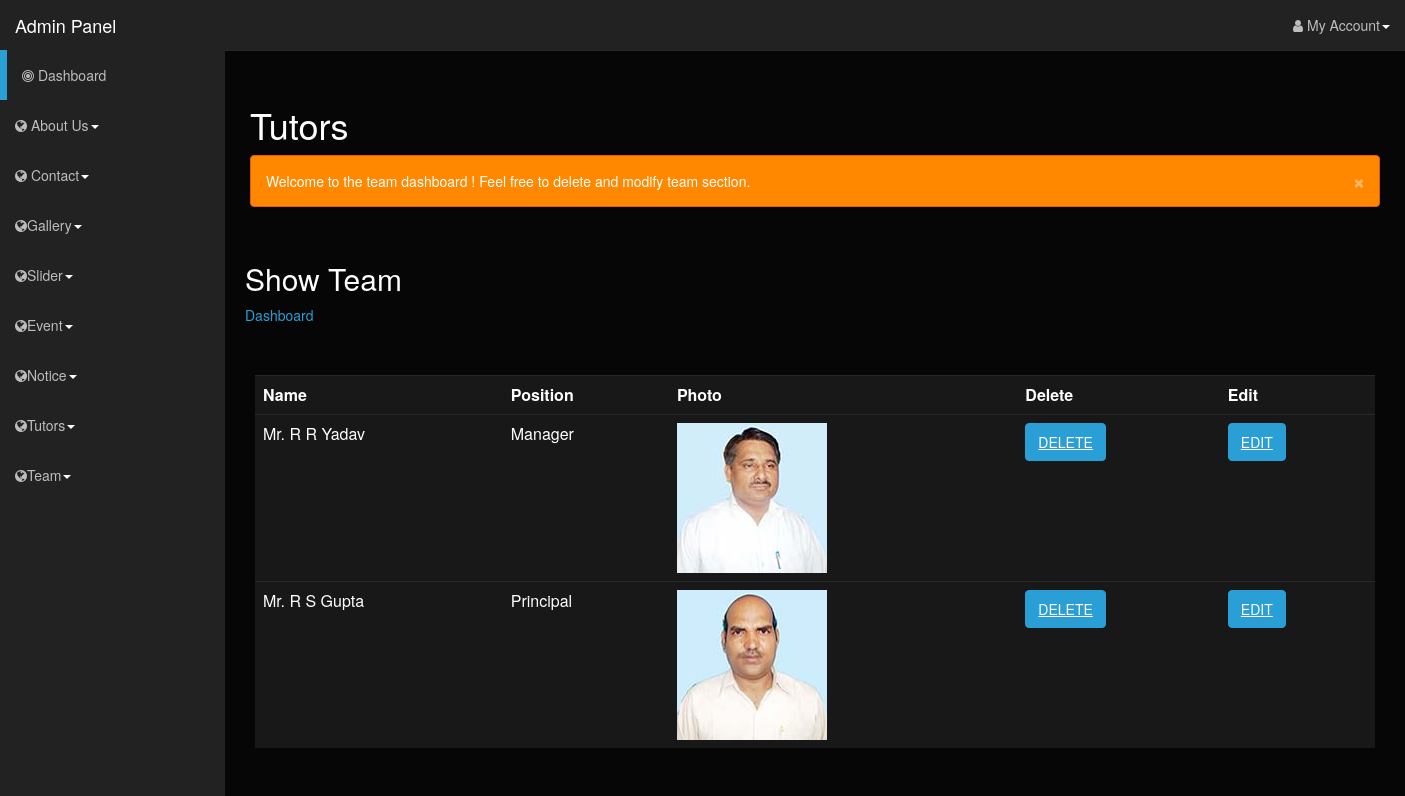
Screenshot of /admin/showteam.php with the database file from the repository.
### tables this page shows
CREATE TABLE `team` (
  `id` int(10) NOT NULL,
  `tname` varchar(50) NOT NULL,
  `position` varchar(50) NOT NULL,
  `photo` varchar(50) NOT NULL,
  `status` int(2) NOT NULL
);

### admin/showteam.php (the view, shortened to what this page needs)
<html lang="en">
<head>
    <link rel="stylesheet" type="text/css" href="bootstrap/css/bootstrap.min.css" />
    <link rel="stylesheet" type="text/css" href="font-awesome/css/font-awesome.min.css" />
    <link rel="stylesheet" type="text/css" href="css/local.css" />
    <link rel="stylesheet" type="text/css" href="http://www.shieldui.com/shared/components/latest/css/light-bootstrap/all.min.css" />
    <link id="gridcss" rel="stylesheet" type="text/css" href="http://www.shieldui.com/shared/components/latest/css/dark-bootstrap/all.min.css" />
</head>
<body>
    <div id="wrapper">
          <?php
		    include("navigation.php");
			?>
		 <div id="page-wrapper">
            <div class="row">
                <div class="col-lg-12">
                    <h1>Tutors</h1>
                    <div class="alert alert-dismissable alert-warning">
                        <button data-dismiss="alert" class="close" type="button">&times;</button>
                        Welcome to the team dashboard ! Feel free to delete and modify team section.
                        <br />
                    </div>
                </div>
            </div>
         </div>
			<section class="banner-area relative about-banner" id="home">
				<div class="container">
					<div class="row d-flex align-items-center justify-content-center">
						<div class="about-content col-lg-12">
							<h2 class="text-white">
							 Show Team
							</h2>
							<p class="text-white link-nav"><a href="index.php">Dashboard </a>
						</div>
					</div>
				</div>
			</section>
			<br><br>
			<section class="info-area pb-40">
				<div class="container-fluid">
				    <div class="col-md-12">
			<form action="" method="POST"><table class="table">
			            <tr>
							<td><b>Name</b></td>
							<td><b>Position</b></td>
							<td><b>Photo</b></td>
							<td><b>Delete</b></td>
							<td><b>Edit</b></td>
					   </tr>
			<?php
			  include("connect.php");
			  $result=mysqli_query($con,"select * from team where status=1");
			   while( $row=mysqli_fetch_assoc($result))
			   {
			    ?>
			    <tr>
					        <td><?php echo ucwords($row['tname']);?></td>
							<td><?php echo ucwords($row['position']);?></td>
							<td><a href="" alt="img"><img width="150" height="150" class="gallery_img" src="../img/tutors/<?php echo $row['photo'] ?>" alt="img" /></a></td>
							<td><a href='showteam.php?data_id=<?php echo $row['id'] ?>' class="btn btn-primary text-uppercase"  onclick=' return deletebyid();'>Delete</a></td>
							<td><a href='editteam.php?data_id=<?php echo $row['id'] ?>' class="btn btn-primary text-uppercase"  onclick='javascript:return confirm("Sure to edit ?" );'>Edit</a></td>
				</tr>
			    <?php
			   }
			   ?>
			  </table></form>
			  </div></div>
			  </section>
	</body>
</html>

### rows the page displays
team: tname "Mr. R R Yadav", position "Manager", photo (picture)
team: tname "Mr. R S Gupta", position "Principal", photo (picture)
